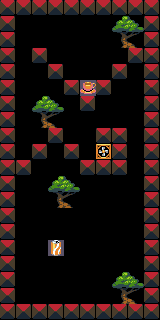

Tiled map render using the project's own tile images. Description and the whole map definition, tile-layer contents included, below:
An orthogonal 10x20 tile map with 16x16 px tiles, 3 tile layers (Background, Blocking Layer, Item Layer) and 2 objects (2x platform).

<map version="1.0" tiledversion="1.1.5" orientation="orthogonal" renderorder="right-down" width="10" height="20" tilewidth="16" tileheight="16" infinite="0" nextobjectid="5">
 <tileset firstgid="1" name="simples_pimples" tilewidth="16" tileheight="16" tilecount="4000" columns="50">
  <image source="simples_pimples.png" width="800" height="1280" />
 </tileset>
 <layer name="Background" width="10" height="20">
  <data encoding="csv">
105,105,105,105,105,105,105,105,105,105,
105,105,105,105,105,105,105,3019,3020,105,
105,105,105,105,105,105,105,3069,3070,105,
105,105,105,105,105,105,105,105,105,105,
105,105,105,105,105,105,105,105,105,105,
105,105,105,105,105,105,105,105,105,105,
105,105,3019,3020,105,105,105,105,105,105,
105,105,3069,3070,105,105,105,105,105,105,
105,105,105,105,105,105,105,105,105,105,
105,105,105,105,105,105,105,105,105,105,
105,105,105,105,105,105,105,105,105,105,
105,105,105,3019,3020,105,105,105,105,105,
105,105,105,3069,3070,105,105,105,105,105,
105,105,105,105,105,105,105,105,105,105,
105,105,105,105,105,105,105,105,105,105,
105,105,105,105,105,105,105,105,105,105,
105,0,0,0,0,0,105,105,105,105,
105,105,105,105,105,105,105,3019,3020,105,
105,105,105,105,105,105,105,3069,3070,105,
105,105,105,105,105,105,105,105,105,105
</data>
 </layer>
 <layer name="Blocking Layer" width="10" height="20">
  <data encoding="csv">
712,712,712,712,712,712,712,712,712,712,
712,0,0,0,0,0,0,0,0,712,
712,0,0,0,0,0,0,0,0,712,
712,0,712,0,0,0,0,0,712,712,
712,0,0,712,0,0,0,712,0,712,
712,0,0,0,712,0,712,0,0,712,
712,0,0,0,0,712,0,0,0,712,
712,0,0,0,0,0,0,0,0,712,
712,0,0,712,0,0,712,712,0,712,
712,0,712,0,712,0,0,712,0,712,
712,712,0,0,0,712,712,712,0,712,
712,0,0,0,0,0,0,0,0,712,
712,0,0,0,0,0,0,0,0,712,
712,0,0,0,0,0,0,0,0,712,
712,0,0,0,0,0,0,0,0,712,
712,0,0,0,0,0,0,0,0,712,
712,0,0,0,0,0,0,0,0,712,
712,0,0,0,0,0,0,0,0,712,
712,0,0,0,0,0,0,0,0,712,
712,712,712,712,712,712,712,712,712,712
</data>
 </layer>
 <objectgroup name="Platform Layer">
  <object id="1" name="platform" x="16" y="256" width="80" height="16" />
  <object id="4" name="platform" x="32" y="208" width="112.01" height="16" />
 </objectgroup>
 <layer name="Item Layer" width="10" height="20">
  <data encoding="csv">
0,0,0,0,0,0,0,0,0,0,
0,0,0,0,0,0,0,0,0,0,
0,0,0,0,0,0,0,0,0,0,
0,0,0,0,0,0,0,0,0,0,
0,0,0,0,0,0,0,0,0,0,
0,0,0,0,0,1328,0,0,0,0,
0,0,0,0,0,0,0,0,0,0,
0,0,0,0,0,0,0,0,0,0,
0,0,0,0,0,0,0,0,0,0,
0,0,0,0,0,0,1517,0,0,0,
0,0,0,0,0,0,0,0,0,0,
0,0,0,0,0,0,0,0,0,0,
0,0,0,0,0,0,0,0,0,0,
0,0,0,0,0,0,0,0,0,0,
0,0,0,0,0,0,0,0,0,0,
0,0,0,1377,0,0,0,0,0,0,
0,0,0,0,0,0,0,0,0,0,
0,0,0,0,0,0,0,0,0,0,
0,0,0,0,0,0,0,0,0,0,
0,0,0,0,0,0,0,0,0,0
</data>
 </layer>
</map>
